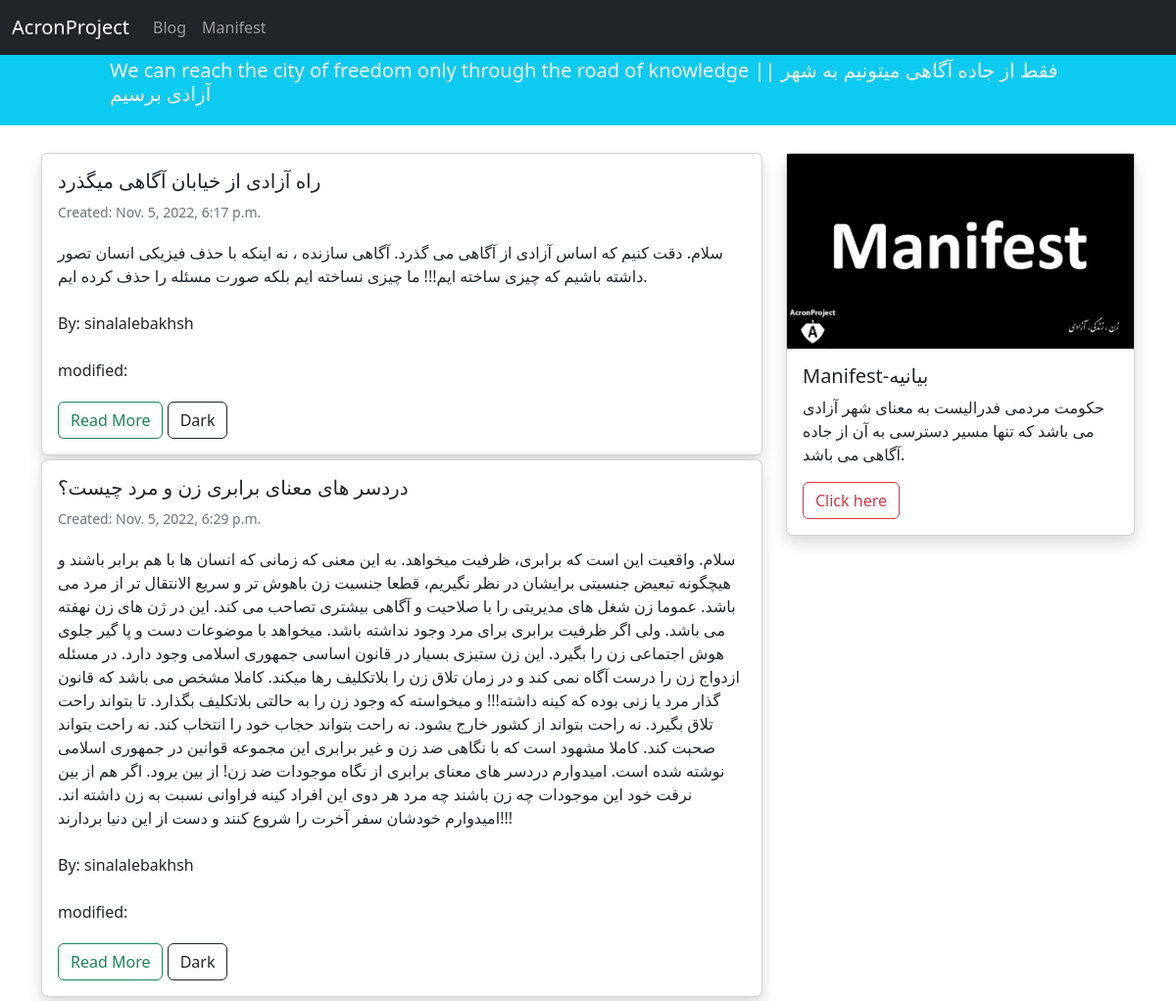
The page /blog/ on the database as committed earlier.
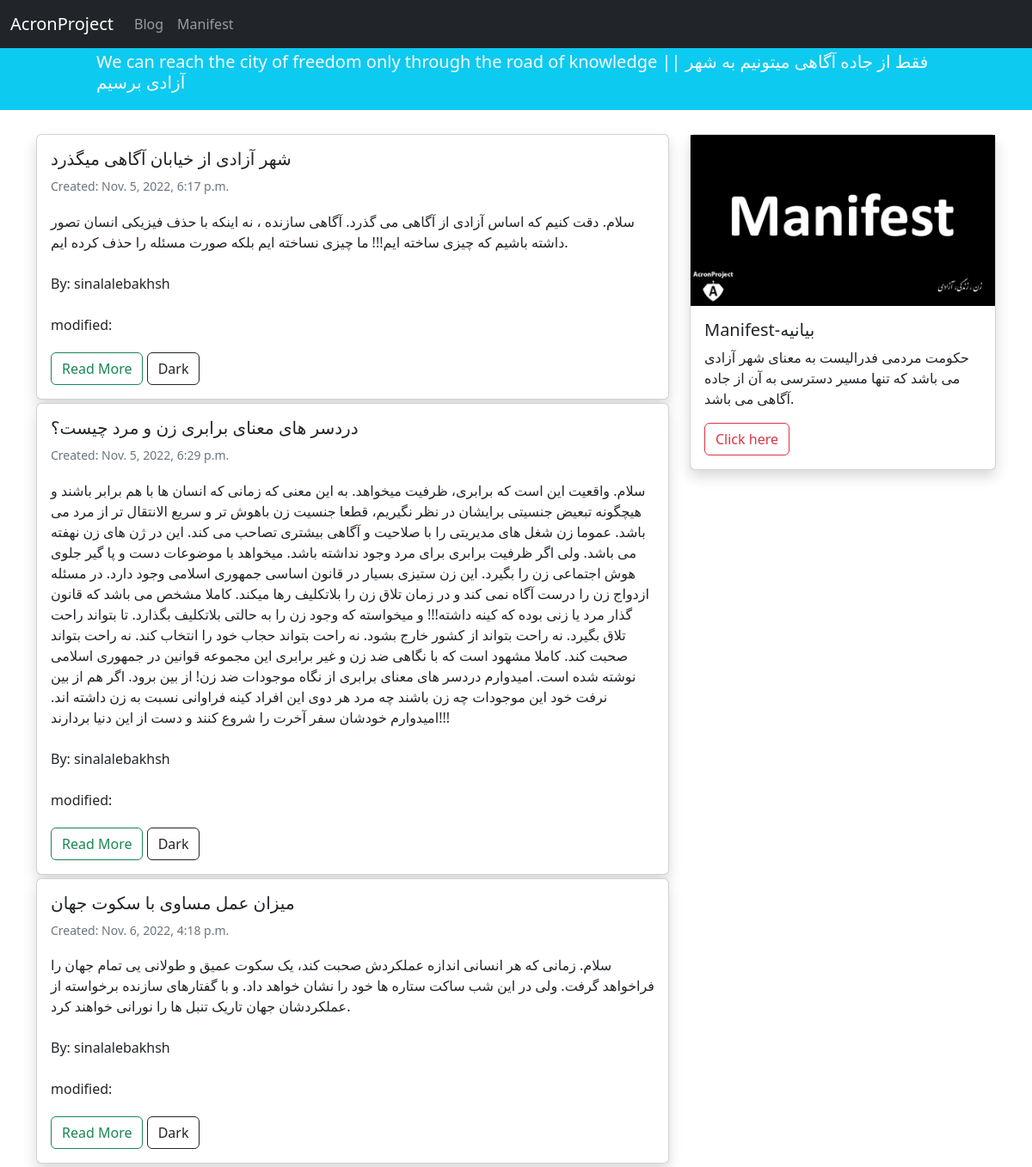
The same page on the database as committed later.
### blog/models.py (models this page shows, shortened)
class Post(models.Model):
    STATUS_CHOICES = (
        ('pub', 'Published'),
        ('drf', 'Draft'),
    )
    title = models.CharField(max_length=100)
    text = models.TextField()
    author = models.ForeignKey('auth.User', on_delete=models.CASCADE)
    date_time_created = models.DateTimeField(auto_now_add=True)
    date_time_modified = models.DateTimeField(auto_now=True)
    status = models.CharField(choices=STATUS_CHOICES, max_length=3)

### blog/views.py (the view)
# urls.py: path('', views.blog_view, name="blog"),
def blog_view(request):
    post_list = Post.objects.all()
    return render(request,'blog/blog.html', {'post_list': post_list})

### blog/templates/blog/blog.html (shortened to what this page needs)
{% extends '_base.html' %}
{% block content %}
<div class="container mt-4">
    <div class="row">
        <div class="col-8">
            {% for post in post_list %}
            <div class="card shadow my-1">
                <div class="card-body">
                    <h5 class="card-title">{{ post.title }}</h5>
                    <h6 class="card-subtitle mb-2 text-muted small py-2">Created: {{ post.date_time_created }}</h6>
                    <p class="card-text py-1">{{ post.text }}</p>
                    <p class="card-text py-1">By: {{ post.author }}</p>
                    <p class="card-text py-1">modified: {{ date_time_modified }}</p>
                    <div class="btn btn-bg btn-outline-success">
                        Read More
                    </div>
                    <button type="button" class="btn btn-bg btn-outline-dark">Dark</button>
                </div>
            </div>
            {% endfor %}
        </div>
        <div class="col-4">
            <div class="card shadow my-1 ">
                {% load static %}
                <img src="{% static 'pages/2.jpg' %}">
                <div class="card-body">
                    <h5 class="card-title">Manifest-بیانیه</h5>
                    <p class="card-text">حکومت مردمی فدرالیست به معنای شهر آزادی می باشد که تنها مسیر دسترسی به
                        آن از جاده آگاهی می باشد.
                    </p>
                    <a href="{% url 'manifest-consciousness' %}" class="btn btn-bg btn-outline-danger">Click here</a>
                </div>
            </div>
        </div>
    </div>
</div>
{% endblock content %}

### templates/_base.html (shortened to what this page needs)
<!DOCTYPE html>
<html lang="en">
<head>
    <link href="https://cdn.jsdelivr.net/npm/bootstrap@5.2.2/dist/css/bootstrap.min.css" rel="stylesheet">
</head>
<body>
    <nav class="navbar navbar-expand-lg navbar-dark bg-dark " >
        <div class="container-fluid">
          <a class="navbar-brand" href="{% url 'homepage' %}">AcronProject</a>
          <div class="collapse navbar-collapse" id="navbarNav">
            <ul class="navbar-nav">
              <li class="nav-item">
                <a class="nav-link" aria-current="page" href="{% url 'blog' %}">Blog</a>
              </li>
              <li class="nav-item">
                <a class="nav-link" href="{% url 'manifest-consciousness' %}">Manifest</a>
              </li>
            </ul>
          </div>
        </div>
    </nav>
    <div class="container-fluid bg-info">
      <div class="row py-1">
          <div class="col-md-8 col-md-10 mx-auto">
          <h5><p class="text-light">We can reach the city of freedom only through the road of knowledge || فقط از جاده آگاهی میتونیم به شهر آزادی برسیم</p></h5>
          </div>
      </div>
    </div>
    {% block content %}
    {% endblock content %}
</body>
</html>

Rows that differ between the two databases and show on the page:
changed Post: title "راه آزادی از خیابان آگاهی میگذرد" → "شهر آزادی از خیابان آگاهی میگذرد"
added Post: title "میزان عمل مساوی با سکوت جهان", date_time_created "Nov. 6, 2022, 4:18 p.m.", text "سلام. زمانی که هر انسانی اندازه عملکردش صحبت کند، یک سکوت عمیق و طولانی یی تمام جهان را فراخواهد گرفت. ولی در این شب ساکت ستاره ها خود را نشان خواهد داد. و با گفتارهای سازنده برخواسته از عملکردشان جهان تاریک تنبل ها را نورانی خواهند کرد.", author "sinalalebakhsh"
